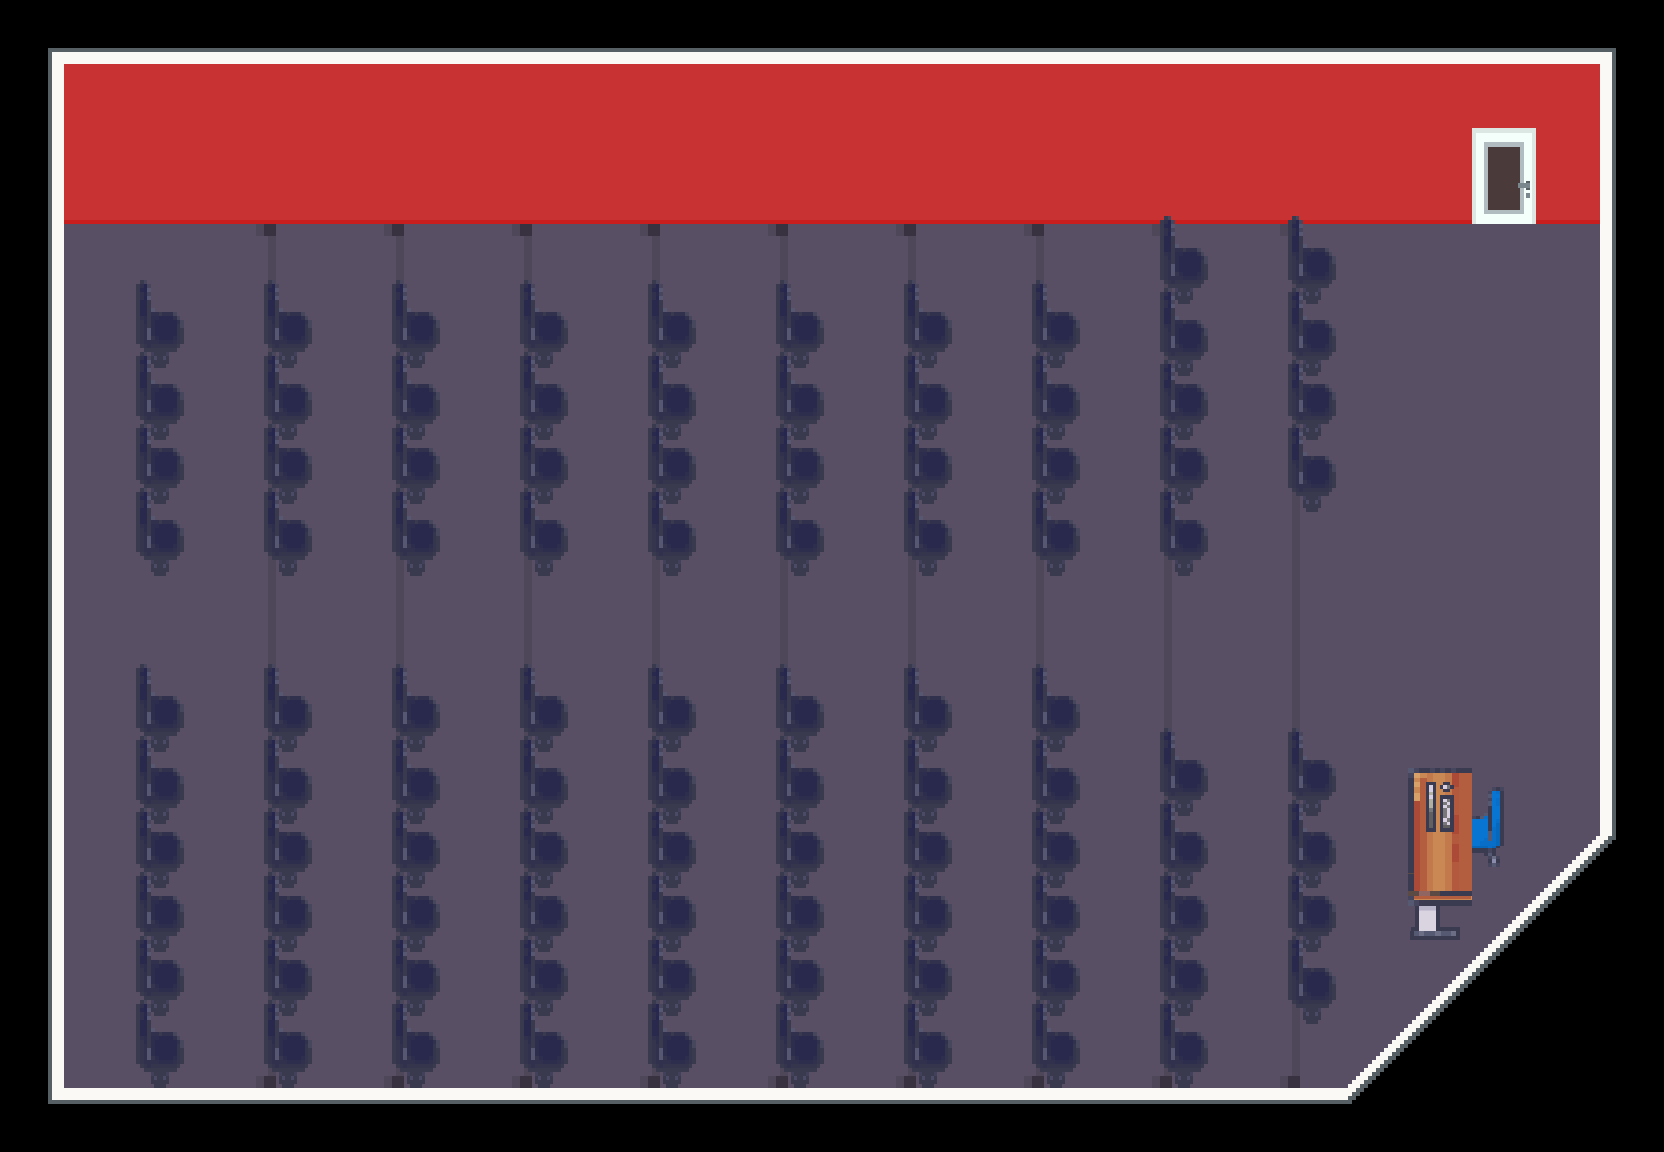

A 2D game scene composited from a Tiled map and its tileset images. What follows is a short description and the map's XML, with every tile layer's data as written:
An orthogonal 26x18 tile map with 64x64 px tiles, 2 tile layers (Floor, Furnishing), 2 tilesets and 28 objects (Player).

<map version="1.10" tiledversion="1.11.2" orientation="orthogonal" renderorder="right-down" width="26" height="18" tilewidth="64" tileheight="64" infinite="0" nextlayerid="6" nextobjectid="34">
 <properties>
  <property name="display_name" value="Lecture Hall 9" />
  <property name="display_title" value="Main Building (L3)" />
 </properties>
 <tileset firstgid="1" name="LCB_indoor" tilewidth="64" tileheight="64" tilecount="1550" columns="25">
  <image source="../../graphics/tilesets/indoor.png" width="1600" height="3968" />
 </tileset>
 <tileset firstgid="1551" version="1.10" tiledversion="1.11.2" name="LCB_furnishing" tilewidth="64" tileheight="64" tilecount="1007" columns="19"><image source="../../graphics/tilesets/furnishing.png" width="1216" height="3392" />
</tileset>
 <layer id="1" name="Floor" width="26" height="18">
  <data encoding="csv">
11,708,708,708,708,708,708,708,708,708,708,708,708,708,708,708,708,708,708,708,708,708,708,708,708,12,
756,733,733,733,733,733,733,733,733,733,733,733,733,733,733,733,733,733,733,733,733,733,733,733,733,760,
756,758,758,758,758,758,758,758,758,758,758,758,758,758,758,758,758,758,758,758,758,758,758,758,758,760,
756,783,783,783,441,783,441,783,441,783,441,783,441,783,441,783,441,783,441,783,441,783,783,783,783,760,
756,150,150,150,489,150,489,150,489,150,489,150,489,150,489,150,489,150,489,150,489,150,150,150,150,760,
756,150,150,150,489,150,489,150,489,150,489,150,489,150,489,150,489,150,489,150,489,150,150,150,150,760,
756,150,150,150,489,150,489,150,489,150,489,150,489,150,489,150,489,150,489,150,489,150,150,150,150,760,
756,150,150,150,489,150,489,150,489,150,489,150,489,150,489,150,489,150,489,150,489,150,150,150,150,760,
756,150,150,150,489,150,489,150,489,150,489,150,489,150,489,150,489,150,489,150,489,150,150,150,150,760,
756,150,150,150,489,150,489,150,489,150,489,150,489,150,489,150,489,150,489,150,489,150,150,150,150,760,
756,150,150,150,489,150,489,150,489,150,489,150,489,150,489,150,489,150,489,150,489,150,150,150,150,760,
756,150,150,150,489,150,489,150,489,150,489,150,489,150,489,150,489,150,489,150,489,150,150,150,150,760,
756,150,150,150,489,150,489,150,489,150,489,150,489,150,489,150,489,150,489,150,489,150,150,150,150,760,
756,150,150,150,489,150,489,150,489,150,489,150,489,150,489,150,489,150,489,150,489,150,150,150,835,810,
756,150,150,150,489,150,489,150,489,150,489,150,489,150,489,150,489,150,489,150,489,150,150,835,42,0,
756,150,150,150,489,150,489,150,489,150,489,150,489,150,489,150,489,150,489,150,489,150,835,42,0,0,
756,150,150,150,514,150,514,150,514,150,514,150,514,150,514,150,514,150,514,150,514,835,42,0,0,0,
36,833,833,833,833,833,833,833,833,833,833,833,833,833,833,833,833,833,833,833,833,41,0,0,0,0
</data>
 </layer>
 <layer id="2" name="Furnishing" width="26" height="18">
  <data encoding="csv">
0,0,0,0,0,0,0,0,0,0,0,0,0,0,0,0,0,0,0,0,0,0,0,0,0,0,
0,0,0,0,0,0,0,0,0,0,0,0,0,0,0,0,0,0,0,0,0,0,0,0,0,0,
0,0,0,0,0,0,0,0,0,0,0,0,0,0,0,0,0,0,0,0,0,0,0,1591,0,0,
0,0,0,0,0,0,0,0,0,0,0,0,0,0,0,0,0,0,1680,0,1680,0,0,1610,0,0,
0,0,1680,0,1680,0,1680,0,1680,0,1680,0,1680,0,1680,0,1680,0,1699,0,1699,0,0,0,0,0,
0,0,1699,0,1699,0,1699,0,1699,0,1699,0,1699,0,1699,0,1699,0,1718,0,1718,0,0,0,0,0,
0,0,1718,0,1718,0,1718,0,1718,0,1718,0,1718,0,1718,0,1718,0,1718,0,1718,0,0,0,0,0,
0,0,1718,0,1718,0,1718,0,1718,0,1718,0,1718,0,1718,0,1718,0,1718,0,1737,0,0,0,0,0,
0,0,1737,0,1737,0,1737,0,1737,0,1737,0,1737,0,1737,0,1737,0,1737,0,0,0,0,0,0,0,
0,0,0,0,0,0,0,0,0,0,0,0,0,0,0,0,0,0,0,0,0,0,0,0,0,0,
0,0,1680,0,1680,0,1680,0,1680,0,1680,0,1680,0,1680,0,1680,0,0,0,0,0,0,0,0,0,
0,0,1699,0,1699,0,1699,0,1699,0,1699,0,1699,0,1699,0,1699,0,1680,0,1680,0,0,0,0,0,
0,0,1718,0,1718,0,1718,0,1718,0,1718,0,1718,0,1718,0,1718,0,1699,0,1699,0,1816,1815,0,0,
0,0,1718,0,1718,0,1718,0,1718,0,1718,0,1718,0,1718,0,1718,0,1718,0,1718,0,1854,1834,0,0,
0,0,1718,0,1718,0,1718,0,1718,0,1718,0,1718,0,1718,0,1718,0,1718,0,1718,0,1873,0,0,0,
0,0,1718,0,1718,0,1718,0,1718,0,1718,0,1718,0,1718,0,1718,0,1718,0,1737,0,0,0,0,0,
0,0,1737,0,1737,0,1737,0,1737,0,1737,0,1737,0,1737,0,1737,0,1737,0,0,0,0,0,0,0,
0,0,0,0,0,0,0,0,0,0,0,0,0,0,0,0,0,0,0,0,0,0,0,0,0,0
</data>
 </layer>
 <objectgroup id="3" name="Entities">
  <object id="1" name="Player" x="1504" y="290.667">
   <properties>
    <property name="direction" value="down" />
    <property name="pos" value="main_3" />
   </properties>
   <point />
  </object>
 </objectgroup>
 <objectgroup id="4" name="Collisions">
  <object id="2" x="-2.6667" y="0" width="1673.33" height="154.667" />
  <object id="3" x="-3.33333e-05" y="3.33333e-05" width="64.6666" height="1148" />
  <object id="4" x="-3.6667" y="1043.67" width="1806" height="104.667" />
  <object id="6" x="1597.33" y="125.333" width="74" height="1023.67" />
  <object id="8" x="1407.33" y="726.667" width="98.6667" height="390.5" />
  <object id="9" x="1281.33" y="682.667" width="60.6667" height="416.833" />
  <object id="10" x="1153" y="683.333" width="60.6667" height="416.666" />
  <object id="11" x="1025.67" y="631" width="60.6667" height="465.166" />
  <object id="12" x="895" y="631.833" width="60.6667" height="474.083" />
  <object id="13" x="770.333" y="631.833" width="60.6667" height="478.083" />
  <object id="14" x="642.333" y="630.083" width="60.6667" height="469.833" />
  <object id="15" x="514.333" y="630.75" width="60.6667" height="473.833" />
  <object id="16" x="385.667" y="629.417" width="60.6667" height="467.833" />
  <object id="17" x="259" y="629.417" width="60.6667" height="469.833" />
  <object id="18" x="129.667" y="630.75" width="60.6667" height="469.833" />
  <object id="19" x="132.167" y="250.667" width="58.5" height="302.667" />
  <object id="20" x="255.667" y="250.666" width="64" height="302.667" />
  <object id="21" x="384.667" y="250.667" width="64" height="302.667" />
  <object id="22" x="511.667" y="250.666" width="64" height="302.667" />
  <object id="23" x="639.333" y="250.667" width="64" height="302.667" />
  <object id="24" x="768" y="251" width="64" height="302.667" />
  <object id="25" x="896.333" y="251" width="64" height="302.667" />
  <object id="26" x="1023.33" y="250.667" width="64" height="302.667" />
  <object id="27" x="1152.33" y="49.666" width="64" height="503.667" />
  <object id="28" x="1279.67" y="53" width="64" height="436.667" />
  <object id="30" x="1454" y="795" width="216" height="319" />
 </objectgroup>
 <objectgroup id="5" name="Transition">
  <object id="29" x="1472" y="222.875" width="63.875" height="3">
   <properties>
    <property name="pos" value="main_3_hall9" />
    <property name="target" value="main_3" />
   </properties>
  </object>
 </objectgroup>
</map>
